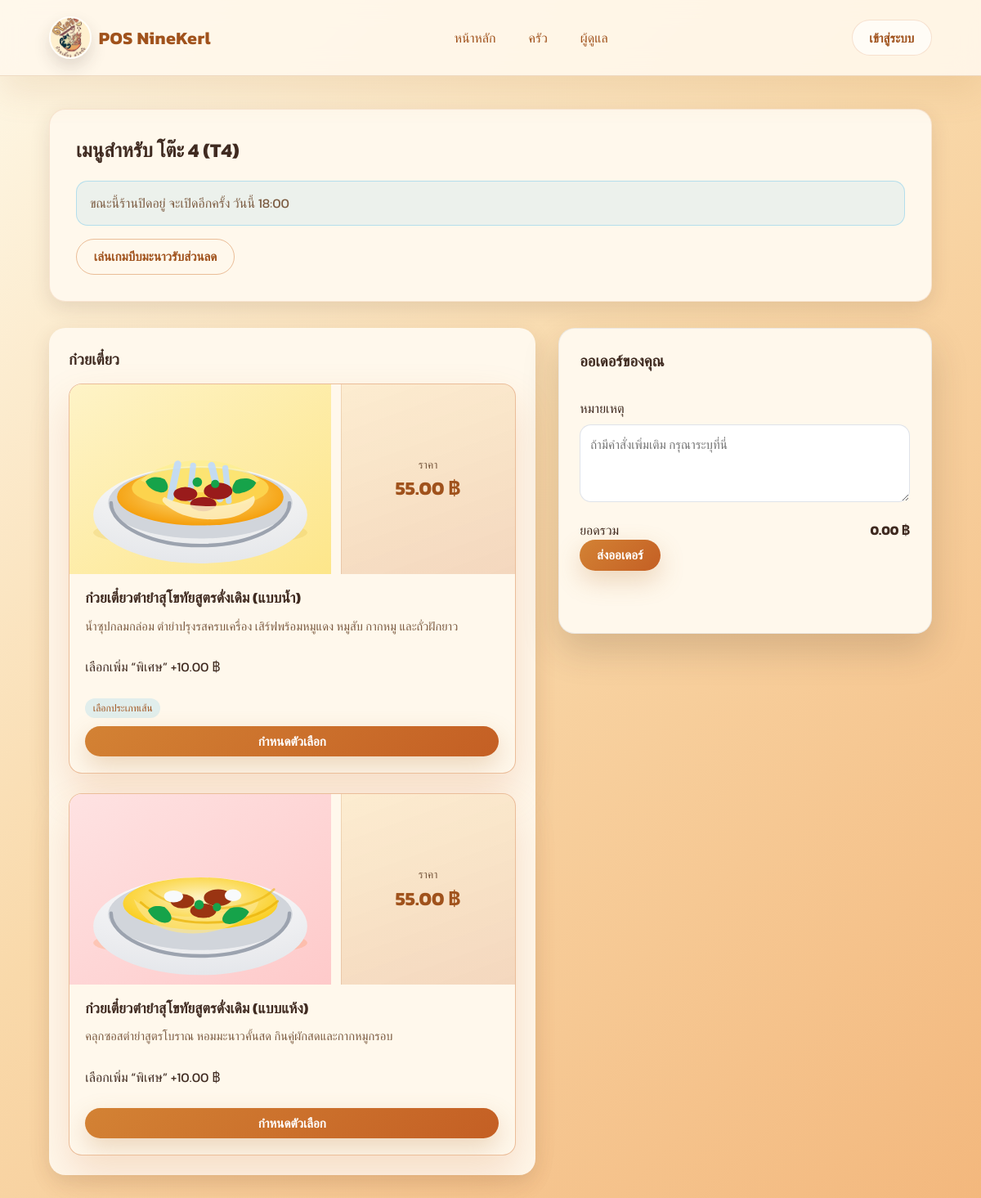
/table/T4, run on the app's committed database.
### pos_app/models.py (models this page shows, shortened)
class DiningTable(Base):
    __tablename__ = "dining_tables"
    id: Mapped[int] = mapped_column(primary_key=True)
    name: Mapped[str] = mapped_column(String(50), nullable=False)
    code: Mapped[str] = mapped_column(String(20), nullable=False, unique=True)
    orders: Mapped[List["Order"]] = relationship(
        "Order", back_populates="table", cascade="all, delete-orphan"
    )

class MenuCategory(Base):
    __tablename__ = "menu_categories"
    id: Mapped[int] = mapped_column(primary_key=True)
    name: Mapped[str] = mapped_column(String(100), nullable=False, unique=True)
    position: Mapped[int] = mapped_column(Integer, default=0, nullable=False)
    items: Mapped[List["MenuItem"]] = relationship(
        "MenuItem",
        back_populates="category",
        cascade="all, delete-orphan",
        order_by="MenuItem.position",
    )

class MenuItem(Base):
    __tablename__ = "menu_items"
    __table_args__ = (UniqueConstraint("name", "category_id"),)
    id: Mapped[int] = mapped_column(primary_key=True)
    name: Mapped[str] = mapped_column(String(150), nullable=False)
    description: Mapped[str | None] = mapped_column(Text, nullable=True)
    price: Mapped[float] = mapped_column(Numeric(10, 2), nullable=False)
    is_available: Mapped[bool] = mapped_column(default=True, nullable=False)
    position: Mapped[int] = mapped_column(Integer, default=0, nullable=False)
    image_path: Mapped[str | None] = mapped_column(String(255), nullable=True)
    allow_special: Mapped[bool] = mapped_column(Boolean, default=False, nullable=False)
    special_price_delta: Mapped[float] = mapped_column(Numeric(10, 2), default=0, nullable=False)
    category_id: Mapped[int] = mapped_column(
        ForeignKey("menu_categories.id"), nullable=False
    )
    category: Mapped["MenuCategory"] = relationship("MenuCategory", back_populates="items")
    order_items: Mapped[List["OrderItem"]] = relationship("OrderItem", back_populates="menu_item")
    ingredients: Mapped[List["MenuItemIngredient"]] = relationship(
        "MenuItemIngredient",
        back_populates="menu_item",
        cascade="all, delete-orphan",
        order_by="MenuItemIngredient.id",
    )
    option_groups: Mapped[List["MenuOptionGroup"]] = relationship(
        "MenuOptionGroup",
        back_populates="menu_item",
        cascade="all, delete-orphan",
        order_by="MenuOptionGroup.position",
    )

class MenuOptionGroup(Base):
    __tablename__ = "menu_option_groups"
    id: Mapped[int] = mapped_column(primary_key=True)
    menu_item_id: Mapped[int] = mapped_column(ForeignKey("menu_items.id"), nullable=False, index=True)
    name: Mapped[str] = mapped_column(String(120), nullable=False)
    selection_type: Mapped[str] = mapped_column(String(20), default="single", nullable=False)
    is_required: Mapped[bool] = mapped_column(Boolean, default=False, nullable=False)
    position: Mapped[int] = mapped_column(Integer, default=0, nullable=False)
    menu_item: Mapped[MenuItem] = relationship("MenuItem", back_populates="option_groups")
    options: Mapped[List["MenuOption"]] = relationship(
        "MenuOption",
        back_populates="group",
        cascade="all, delete-orphan",
        order_by="MenuOption.position",
    )

### pos_app/views.py (the view)
@main_blueprint.route("/table/<string:table_code>")
def table_menu(table_code: str):
    table = db_session.scalar(
        select(DiningTable).where(DiningTable.code == table_code.upper())
    )
    if not table:
        abort(404, description="Table not found")
    categories = db_session.scalars(
        select(MenuCategory).order_by(MenuCategory.position, MenuCategory.name)
    ).all()
    menu_configs: Dict[int, Dict[str, Any]] = {}
    for category in categories:
        for item in category.items:
            override_config = SPECIAL_MENU_CONFIG.get(item.name)
            groups_payload: List[Dict[str, Any]] = []
            for group in item.option_groups:
                options_payload = [
                    {
                        "id": option.id,
                        "name": option.name,
                        "price": float(option.price_delta or 0),
                        "position": option.position,
                    }
                    for option in group.options
                ]
                groups_payload.append(
                    {
                        "id": group.id,
                        "name": group.name,
                        "selection_type": group.selection_type,
                        "is_required": group.is_required,
                        "position": group.position,
                        "options": options_payload,
                    }
                )
            image_url = None
            image_alt = item.name
            if override_config:
                image_path = override_config.get("image")
                if image_path:
                    if isinstance(image_path, str) and image_path.startswith(("http://", "https://")):
                        image_url = image_path
                    else:
                        image_url = url_for("static", filename=image_path)
                image_alt = override_config.get("image_alt") or image_alt
            if not image_url and item.image_path:
                image_url = url_for("static", filename=item.image_path)
            special_payload = None
            if item.allow_special:
                special_payload = {
                    "label": "พิเศษ",
                    "price_delta": float(item.special_price_delta or 0),
                }
            menu_configs[item.id] = {
                "image": image_url,
                "image_alt": image_alt,
                "base_price": float(item.price),
                "groups": groups_payload,
                "special": special_payload,
            }
    store_status = _store_status()
    return render_template(
        "table_menu.html",
        table=table,
        categories=categories,
        menu_configs=menu_configs,
        store_status=store_status,
    )

### pos_app/views.py (called while the page is built)
def _get_store_hours() -> Dict[str, Dict[str, str | bool]]:
    raw = db_session.scalar(select(Setting.value).where(Setting.key == "store_hours"))
    if not raw:
        return {}
    try:
        data = json.loads(raw)
    except Exception:
        return {}
    return data if isinstance(data, dict) else {}

### templates/table_menu.html (shortened to what this page needs)
{% extends "base.html" %}
{% block content %}
<section class="panel">
  <h2>เมนูสำหรับ {{ table.name }} ({{ table.code }})</h2>
  {% if store_status and store_status.open == false %}
  <p class="callout warning">ขณะนี้ร้านปิดอยู่ {% if store_status.next_open %}จะเปิดอีกครั้ง {{ store_status.next_open }}{% endif %}</p>
  {% else %}
  <p>เลือกเมนูที่ต้องการแล้วกดส่งออเดอร์เข้าครัวได้เลย</p>
  {% endif %}
  <a class="button button-outline" href="{{ url_for('main.instant_game') }}" target="_blank" rel="noopener">เล่นเกมบีบมะนาวรับส่วนลด</a>
</section>
<div class="menu-layout">
  <section class="menu-list">
    {% for category in categories %}
      {% set available_items = category.items | selectattr("is_available") | list %}
      {% if available_items %}
      <div class="menu-category">
        <h3>{{ category.name }}</h3>
        <ul class="menu-category__grid">
          {% for item in available_items %}
          {% set config = menu_configs.get(item.id) %}
          {% set has_config = config and ((config.groups and config.groups|length > 0) or config.special) %}
          {% set fallback_image = url_for('static', filename=item.image_path) if item.image_path else None %}
          {% set display_image = (config.image if config and config.image else fallback_image) %}
          {% set display_alt = config.image_alt if config and config.image_alt else item.name %}
          <li
            class="menu-card{% if has_config %} menu-card--featured{% endif %}"
            data-item-id="{{ item.id }}"
            data-item-price="{{ "%.2f"|format(item.price) }}"
            data-item-name="{{ item.name }}"
            data-item-description="{{ (item.description or '')|e }}"
            {% if display_image %}data-item-image="{{ display_image }}"{% endif %}
            {% if has_config %}data-has-config="true"{% endif %}
          >
            <div class="menu-card__header">
              {% if display_image %}
              <div class="menu-card__image">
                <img src="{{ display_image }}" alt="{{ display_alt }}" loading="lazy" />
              </div>
              {% endif %}
              <div class="menu-card__price">
                <span class="menu-card__price-label">ราคา</span>
                <strong>{{ "%.2f"|format(item.price) }} ฿</strong>
              </div>
            </div>
            <div class="menu-card__body">
              <h4 class="menu-card__title">{{ item.name }}</h4>
              {% if item.description %}
              <p class="menu-card__description">{{ item.description }}</p>
              {% endif %}
              {% if config and config.special %}
              <p class="menu-card__highlight">เลือกเพิ่ม “พิเศษ” +{{ "%.2f"|format(config.special.price_delta) }} ฿</p>
              {% endif %}
              {% if config and config.groups %}
              <ul class="menu-card__badges">
                {% for group in config.groups %}
                <li>{{ group.name }}</li>
                {% endfor %}
              </ul>
              {% endif %}
              <button class="button button-primary button-block" data-action="add">
                {% if has_config %}กำหนดตัวเลือก{% else %}เพิ่มลงตะกร้า{% endif %}
              </button>
            </div>
          </li>
          {% endfor %}
        </ul>
      </div>
      {% endif %}
    {% else %}
    <p>ขณะนี้ยังไม่มีเมนูในระบบ</p>
    {% endfor %}
  </section>
  <section class="order-cart" id="orderCart">
    <h3>ออเดอร์ของคุณ</h3>
    <div class="order-summary">
      <label for="orderNote">หมายเหตุ</label>
      <textarea id="orderNote" rows="3" placeholder="ถ้ามีคำสั่งเพิ่มเติม กรุณาระบุที่นี่"></textarea>
      <div class="summary-row">
        <span>ยอดรวม</span>
        <strong id="orderTotal">0.00 ฿</strong>
      </div>
    </div>
    <button class="button button-primary" id="submitOrder" disabled>ส่งออเดอร์</button>
    <p class="status" id="orderStatus"></p>
  </section>
</div>
{% endblock %}

### data on the page
DiningTable: name "โต๊ะ 4", code "T4"
MenuCategory: name "ก๋วยเตี๋ยว"
MenuItem: shows a picture, price "55.00", name "ก๋วยเตี๋ยวตำยำสุโขทัยสูตรดั่งเดิม (แบบน้ำ)", description "น้ำซุปกลมกล่อม ตำยำปรุงรสครบเครื่อง เสิร์ฟพร้อมหมูแดง หมูสับ กากหมู และถั่วฝักยาว", special.price_delta "10.00"
MenuOptionGroup: name "เลือกประเภทเส้น"
MenuItem: shows a picture, price "55.00", name "ก๋วยเตี๋ยวตำยำสุโขทัยสูตรดั่งเดิม (แบบแห้ง)", description "คลุกซอสตำยำสูตรโบราณ หอมมะนาวคั้นสด กินคู่ผักสดและกากหมูกรอบ", special.price_delta "10.00"

### other printed values
{{ store_status.next_open }} "วันนี้ 18:00"
